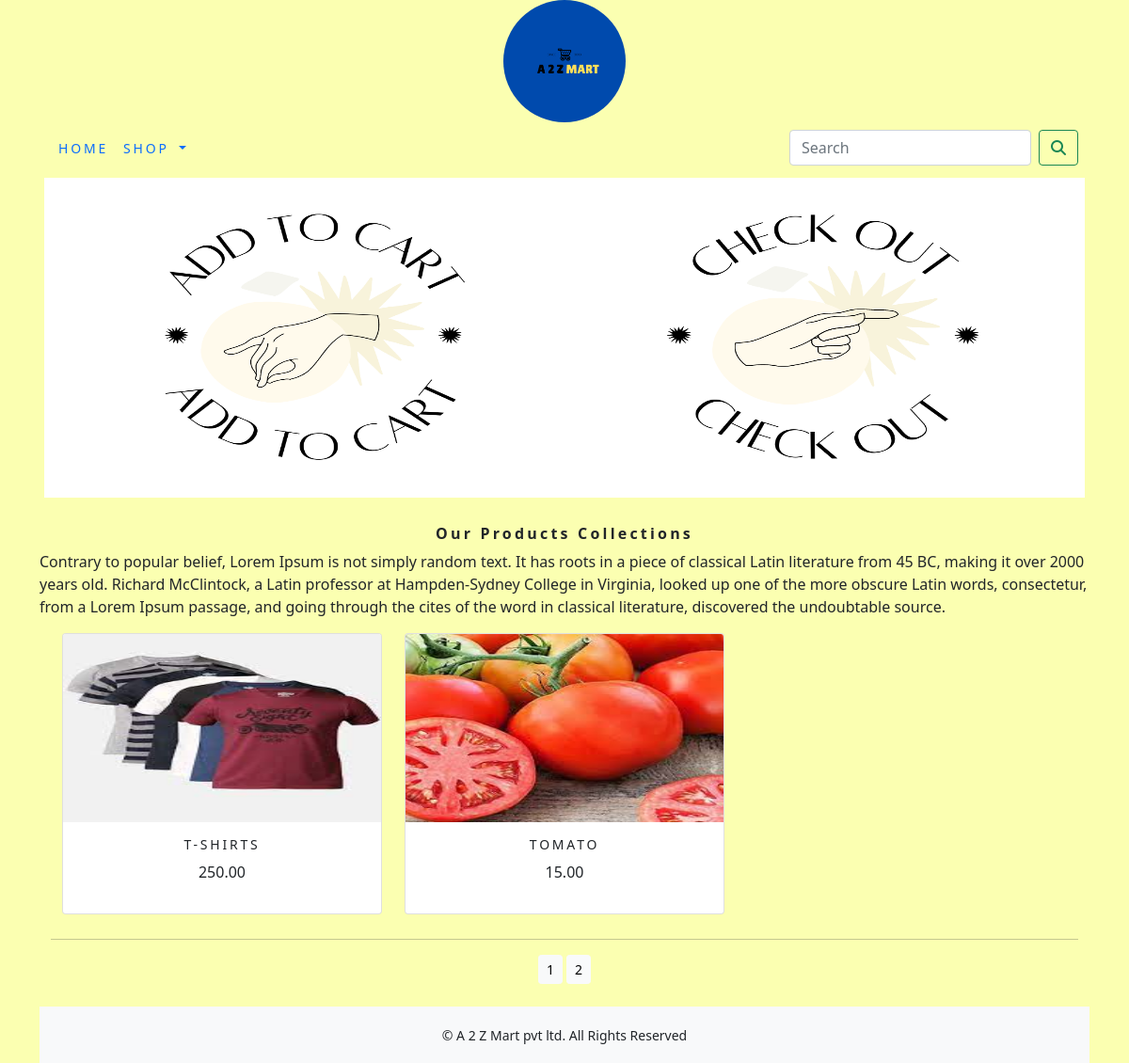
Page /ecommerce/?page=2 on the committed database.
### ecommerceapp/models.py (models this page shows, shortened)
class Product(models.Model):
    name = models.CharField(max_length=250, unique=True)
    slug = models.SlugField(max_length=250, unique=True)
    description = models.TextField(blank=True)
    price = models.DecimalField(max_digits=10, decimal_places=2)
    category = models.ForeignKey(Category, on_delete=models.CASCADE)
    image = models.ImageField(upload_to='product', blank=True)
    stock = models.IntegerField()
    available = models.BooleanField(default=True)
    created = models.DateTimeField(auto_now_add=True)
    updated = models.DateTimeField(auto_now=True)
    class Meta:
        ordering = ('name',)
        verbose_name = 'product'
        verbose_name_plural = 'products'
    def get_url(self):
        return reverse('ecommerceapp:prodCatDetail', args=[self.category.slug, self.slug])

### ecommerceapp/views.py (the view)
# urls.py: path('',views.allProdCat, name='allProdCat'),
def allProdCat(request, c_slug=None):
    c_page = None
    products_list = None
    if c_slug!=None:
        c_page=get_object_or_404(Category, slug=c_slug)
        products_list=Product.objects.all().filter(category=c_page, available=True)
    else:
        products_list=Product.objects.all().filter(available=True)
    paginator = Paginator(products_list,6)
    try:
        page=int(request.GET.get('page', '1'))
    except:
        page=1
    try:
        products=paginator.page(page)
    except (EmptyPage, InvalidPage):
        products = paginator.page(paginator.num_pages)
    return render(request, 'category.html', {'category':c_page, 'products':products})

### cart/context_processors.py (called while the page is built)
def counter(request):
    item_count=0
    if 'admin' in request.path:
        return{}
    else:
        try:
            cart=Cart.objects.filter(cart_id=_cart_id(request))
            cart_items=CartItem.objects.all().filter(cart=cart[:1])
            for cart_item in cart_items:
                item_count += cart_item.quantity
        except Cart.DoesNotExist:
            item_count=0
    return dict(item_count=item_count)

### cart/views.py (called while the page is built)
def _cart_id(request):
    cart=request.session.session_key
    if not cart:
        cart = request.session.create()
    return cart

### ecommerceapp/context_processors.py (called while the page is built)
def menu_links(request):
    links=Category.objects.all()
    return dict(links=links)

### ecommerceapp/models.py (called while the page is built)
    def get_url(self):
        return reverse('ecommerceapp:products_by_category', args=[self.slug])

### templates/category.html (shortened to what this page needs)
{% extends 'base.html' %}
{% load static %}
{% block content %}
    <div class="mx-auto">
        {% if category %}
            <img class="my_image" src="{{category.image.url}}" alt="{{category.name}}" width="450px">
    </div>
    <br>
    <div>
            <h1 class="text-center my_title">{{category.name}}</h1>
            <p class="text-justify">{{category.description}}</p>
    </div>
        {% else %}
    <div>
            <img class="my_image_banner my_image_padding" src="{% static 'img/banner.png' %}" alt="our products" width="1250px">
    </div>
    <br>
    <div>
        <h1 class="text-center my_title">Our Products Collections</h1>
        <p class="text-justify ">Contrary to popular belief, Lorem Ipsum is not simply random text. It has roots in a piece of classical Latin literature from 45 BC, making it over 2000 years old. Richard McClintock, a Latin professor at Hampden-Sydney College in Virginia, looked up one of the more obscure Latin words, consectetur, from a Lorem Ipsum passage, and going through the cites of the word in classical literature, discovered the undoubtable source. </p>
    </div>
        {% endif %}
    <div class="container">
        <div class="row mx-auto">
            {% for product in products.object_list %}
            <div class="my_bottom_margin col-9 col-sm-12 col-md-4 col-lg-4">
                <div class="card text-center" style="min-width:18rem;">
                    <a href="{{product.get_url}}"><img class="card-img-top my_image" src="{{product.image.url}}" alt="{{product.name}}"> </a>
                    <div class="card-body">
                        <h4>{{product.name}}</h4>
                        <p>{{product.price}}</p>
                    </div>
                </div>
            </div>
            {% endfor %}
        </div>
        <div class="mx-auto">
            {% if products.paginator.num_pages > 1 %}
            <hr>
            <div class="text-center">
                {% for pg in products.paginator.page_range %}
                <a href="?page={{pg}}" class="btn btn-light btn-sm {% if products.number == pg %} active {% endif %}" >{{pg}}</a>
                {% endfor %}
            </div>
            {% endif %}
        </div>
        <br>
    </div>
{% endblock %}

### static/css/custom.css (style rules this page uses)
body { font-family: 'Roboto', sans-serif; }
.my_image_banner { width:100%; height:350px; }
.my_image { width:100%; height:200px; }
.my_title { font-weight:600; font-size:16px; text_transform:uppercase; letter-spacing:.2em; }
.my_image_padding { padding:5px; }
.my_bottom_margin { margin-bottom:10px; }
.card-body h4 { font-size:14px; text-transform:uppercase; letter-spacing:0.2em; }

### rows in the picture
Product: image (picture), name "T-SHIRTS", price "250.00"
Product: image (picture), name "TOMATO", price "15.00"

### other values in the picture
{{ pg }} "1" "2"
